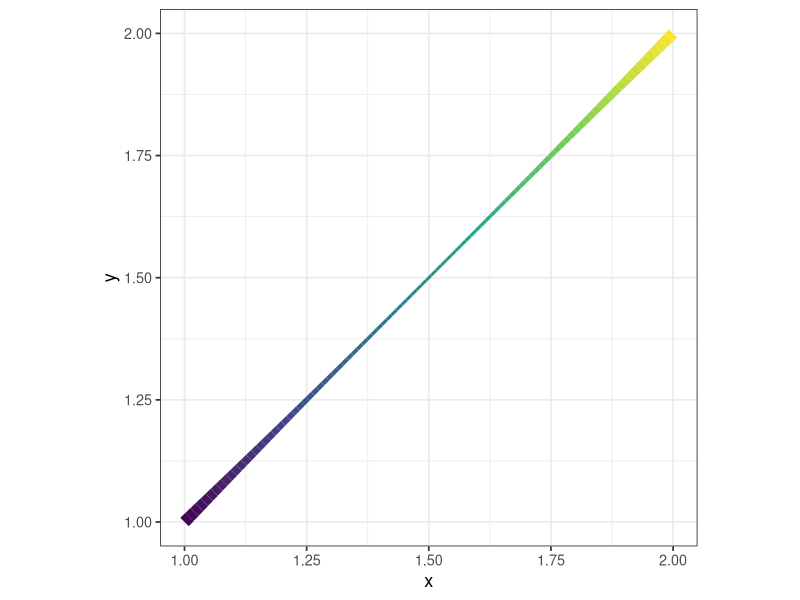
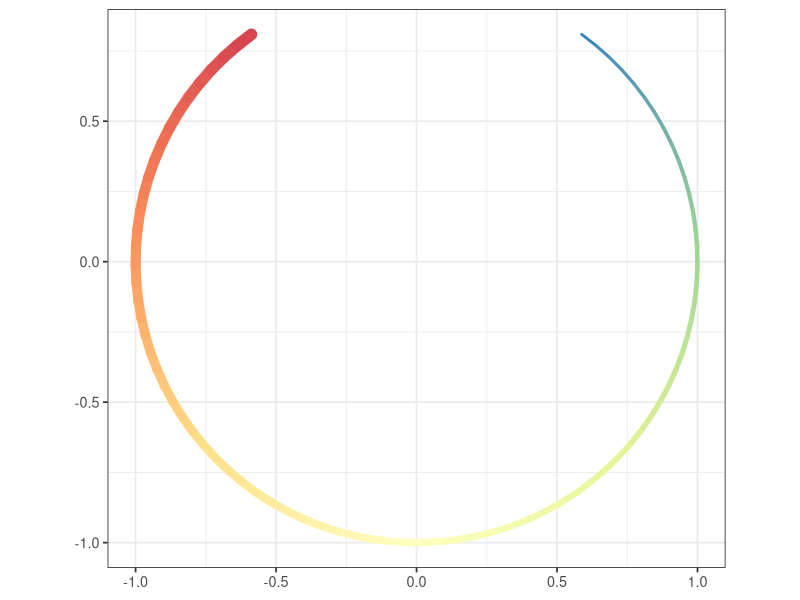
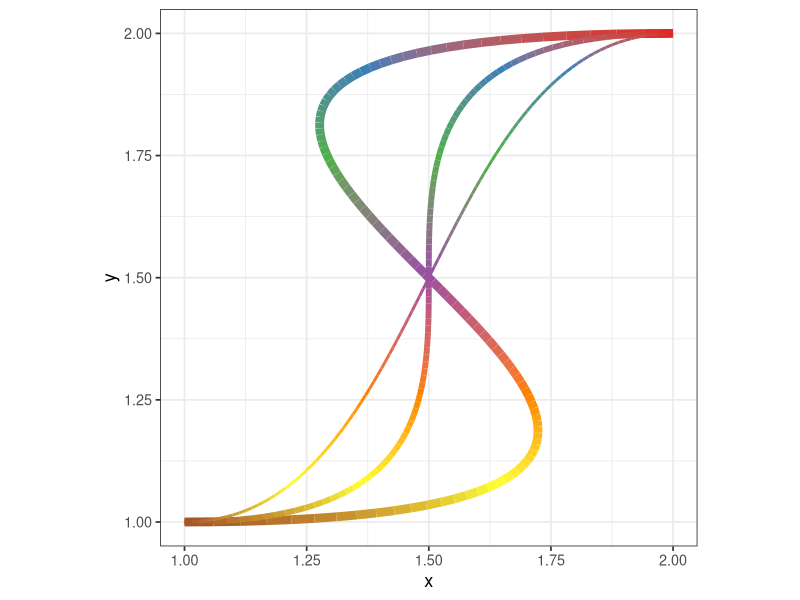
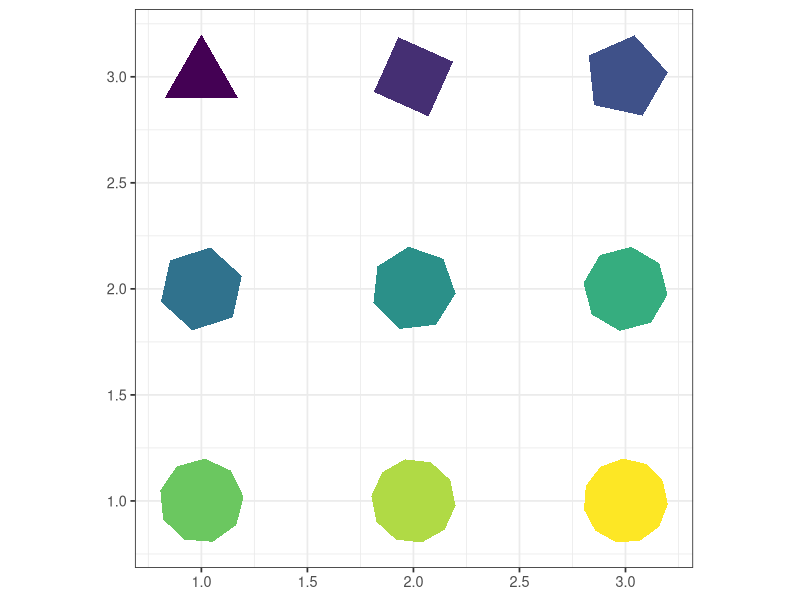
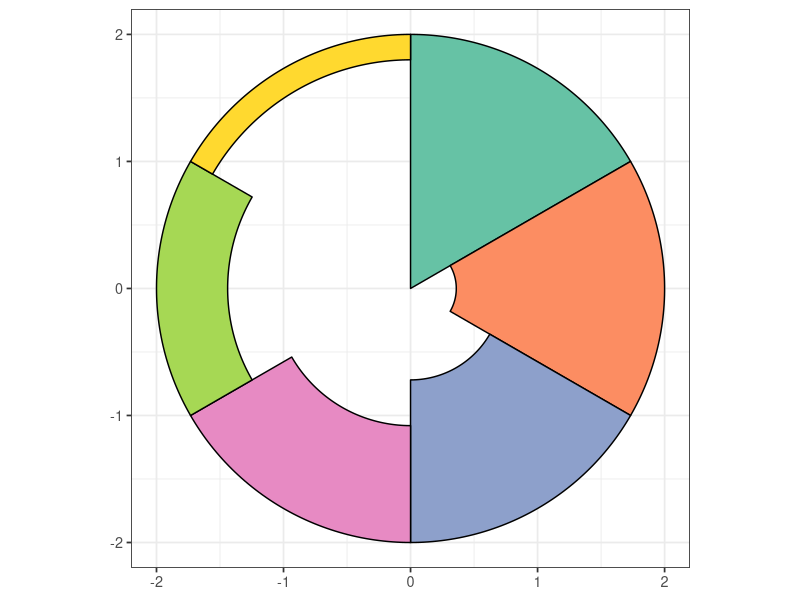
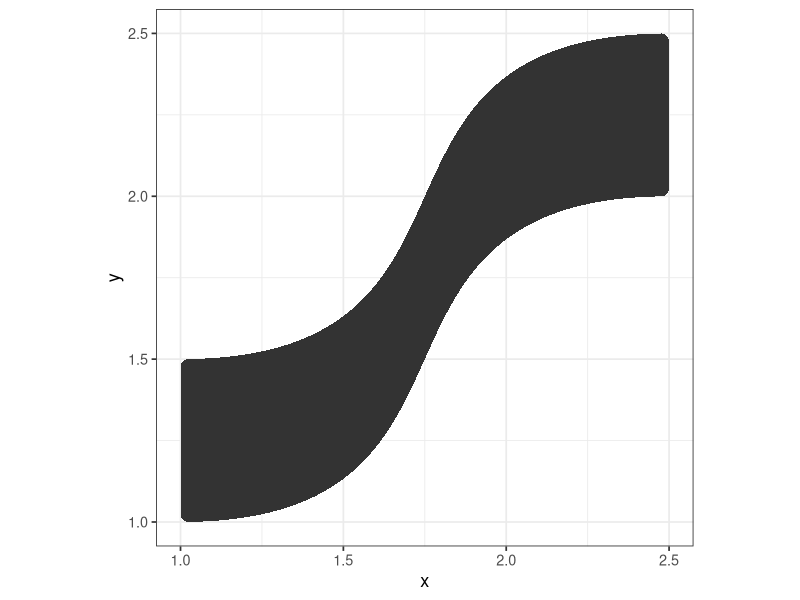
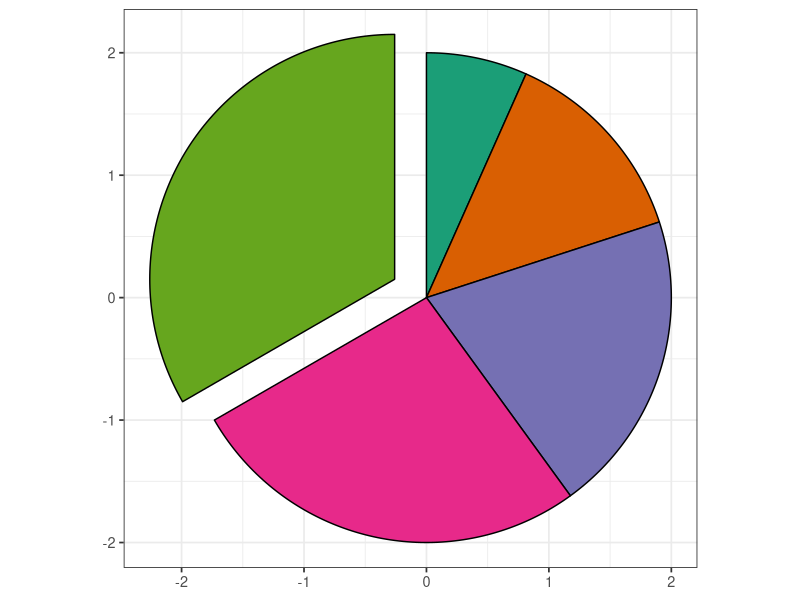
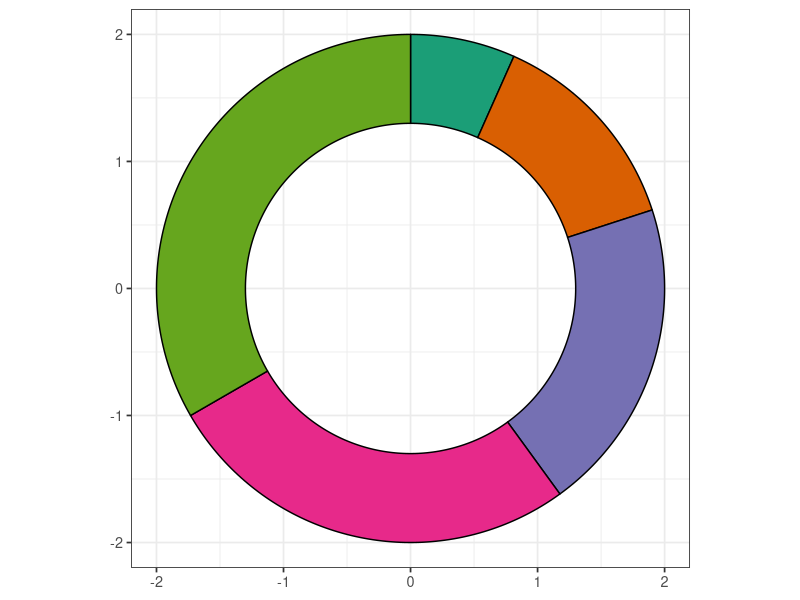

The R source for these figures, in order:
## ---- chunk 1
knitr::opts_chunk$set(message = F, 
                      error = F, 
                      warning = F,
                      fig.align = "center")

## ---- chunk 2
library(tidyverse)
library(ggforce)

### (1) geom_link()
# create a dataframe with the x- and y-coordinates of the segment endpoints
geom_link_dat <- data.frame(x = 1, y = 1, xend = 2, yend = 2)

# draw the segment with color and size gradients
ggplot(geom_link_dat) + 
  geom_link(aes(x = x, y = y, xend = xend, yend = yend,
                color = after_stat(index),  # map "index" to the color aesthetic to create a color gradient along the segment
                linewidth = after_stat(index)^2 - after_stat(index)), # map "index" to the linewidth aesthetic to create a size gradient along the segment
            n = 100,  # n controls the number of interpolated points between the two endpoints
            show.legend = F) +  
  scale_color_viridis_c() +
  scale_linewidth_continuous(range = c(1, 4)) + 
  theme_bw(base_size = 13) + 
  coord_fixed()

### (2) geom_arc()
# create a dataframe with the origin, radius, start angle, and end angle of the arc
geom_arc_dat <- data.frame(x0 = 0, y0 = 0, r = 1, start = 0.2 * pi, end = 1.8 * pi)

# draw the arc with color and size gradients
ggplot(geom_arc_dat) + 
  geom_arc(aes(x0 = x0, y0 = y0, r = r, start = start, end = end,
               color = after_stat(index),
               linewidth = after_stat(index)),
           lineend = "round",
           n = 100,
           show.legend = F) +  
  scale_color_distiller(palette = "Spectral") +
  scale_linewidth_continuous(range = c(1, 4)) + 
  theme_bw(base_size = 13) + 
  coord_fixed()

### (3) geom_diagonal
# create a dataframe with the x- and y-coordinates of the diagonal curve endpoints
geom_diagonal_dat <- data.frame(x = 1, y = 1, xend = 2, yend = 2)

# draw the diagonal curve with a color gradient
ggplot(geom_diagonal_dat) + 
  geom_diagonal(aes(x = x, y = y, xend = xend, yend = yend,
               color = after_stat(index)),
               strength = 2,  # strength controls the curvature/steepness of the diagonal line
               linewidth = 3,
           n = 100,
           show.legend = F) +  
    geom_diagonal(aes(x = x, y = y, xend = xend, yend = yend,
               color = after_stat(index)),
               strength = 1,
               linewidth = 2,
           n = 100,
           show.legend = F) +  
    geom_diagonal(aes(x = x, y = y, xend = xend, yend = yend,
               color = after_stat(index)),
               strength = 0.5,
               linewidth = 1,
           n = 100,
           show.legend = F) +  
  scale_color_distiller(palette = "Set1") +
  theme_bw(base_size = 13) + 
  coord_fixed()

## ---- chunk 3
### (1) geom_regon()
# create a dataframe with the origins of the polygons, numbers of sides, rotation angles, and polygon sizes (r)
geom_regon_dat <- data.frame(x0 = rep(1:3, 3), 
                             y0 = rep(3:1, each = 3),
                             sides = 3:11,
                             angle = seq(0, 160, by = 20),
                             r = rep(0.2, 9))  # r is the ratio of polygon size to plot area  

# draw the regular polygons
ggplot(geom_regon_dat) + 
  geom_regon(aes(x0 = x0, y0 = y0, sides = sides, angle = angle, r = r, fill = sides), show.legend = F) +  
  scale_fill_viridis_c() +
  theme_bw(base_size = 13) +
  coord_fixed()

### (2) geom_arc_bar()
# create a dataframe with the origins, start radii, end radii, start angles, and end angles of the arc bars
geom_arc_bar_dat <- data.frame(x0 = rep(0, 6), 
                               y0 = rep(0, 6), 
                               r0 = seq(0, 1.8, length.out = 6),  # the start radii
                               r = rep(2, 6),  # the end radii
                               start = c(0/3, 1/3, 2/3, 3/3, 4/3, 5/3) * pi,  # the start angles 
                               end = c(1/3, 2/3, 3/3, 4/3, 5/3, 6/3) * pi,  # the end angles
                               fill = letters[1:6])

# draw the sector and arc bars
ggplot(geom_arc_bar_dat) + 
  geom_arc_bar(aes(x0 = x0, y0 = y0, r0 = r0, r = r, start = start, end = end, fill = fill), show.legend = F) +  
  scale_fill_brewer(palette = "Set2") +
  theme_bw(base_size = 13) + 
  coord_fixed()

### (3) geom_diagonal_wide()
# create a dataframe with an upper and a lower diagonal curve
geom_diagonal_wide_dat <- data.frame(x = c(1, 2.5, 1, 2.5),
                                     y = c(1, 2, 1.5, 2.5),
                                     group = c(1, 1, 1, 1))  # "group" identifies the four corner points defining each polygon   

# draw the diagonal polygon
ggplot(geom_diagonal_wide_dat) +
  geom_diagonal_wide(aes(x = x, y = y, group = group), 
                     strength = 0.7,  # steepness of the upper and lower diagonal curves 
                     radius = unit(0.2, "cm")) +  # rounded corners
  theme_bw(base_size = 13) + 
  coord_fixed()

## ---- chunk 4
### (1) geom_arc_bar(stats = "pie")
# create a dataframe with the origins, start radii, end radii, relative sizes of the slices (amount), and degrees of slice explosion (explode)
geom_arc_bar_pie_dat <- data.frame(x0 = rep(0, 5), 
                                   y0 = rep(0, 5), 
                                   r0_pie = rep(0, 5),
                                   r0_donut = rep(1.3, 5),
                                   r = rep(2, 5),
                                   amount = c(1, 2, 3, 4, 5),
                                   explode = c(0, 0, 0, 0, 0.3))

# create a pie chart with an exploded slice
ggplot(geom_arc_bar_pie_dat) + 
  geom_arc_bar(aes(x0 = x0, y0 = y0, r0 = r0_pie, r = r, amount = amount, explode = explode, fill = as.factor(amount)), stat = "pie", show.legend = F) +  
  scale_fill_brewer(palette = "Dark2") +
  theme_bw(base_size = 13) + 
  coord_fixed()

### Create a donut chart
ggplot(geom_arc_bar_pie_dat) + 
  geom_arc_bar(aes(x0 = x0, y0 = y0, r0 = r0_donut, r = r, amount = amount, fill = as.factor(amount)), stat = "pie", show.legend = F) +  
  scale_fill_brewer(palette = "Dark2") +
  theme_bw(base_size = 13) + 
  coord_fixed()

